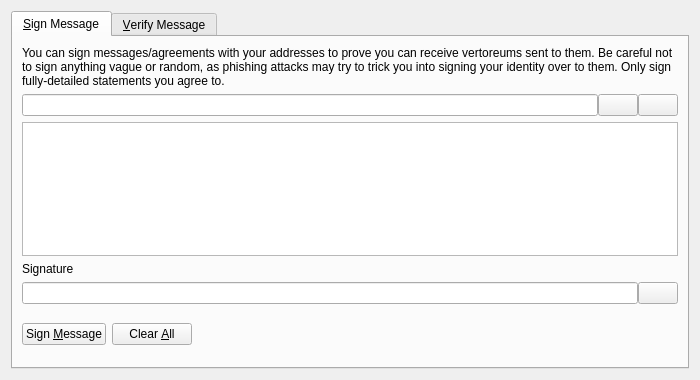
<?xml version="1.0" encoding="UTF-8"?>
<ui version="4.0">
 <class>SignVerifyMessageDialog</class>
 <widget class="QDialog" name="SignVerifyMessageDialog">
  <property name="geometry">
   <rect>
    <x>0</x>
    <y>0</y>
    <width>700</width>
    <height>380</height>
   </rect>
  </property>
  <property name="windowTitle">
   <string>Signatures - Sign / Verify a Message</string>
  </property>
  <property name="modal">
   <bool>true</bool>
  </property>
  <layout class="QVBoxLayout" name="verticalLayout">
   <item>
    <widget class="QTabWidget" name="tabWidget">
     <property name="currentIndex">
      <number>0</number>
     </property>
     <widget class="QWidget" name="tabSignMessage">
      <attribute name="title">
       <string>&amp;Sign Message</string>
      </attribute>
      <layout class="QVBoxLayout" name="verticalLayout_SM">
       <item>
        <widget class="QLabel" name="infoLabel_SM">
         <property name="text">
          <string>You can sign messages/agreements with your addresses to prove you can receive vertoreums sent to them. Be careful not to sign anything vague or random, as phishing attacks may try to trick you into signing your identity over to them. Only sign fully-detailed statements you agree to.</string>
         </property>
         <property name="textFormat">
          <enum>Qt::PlainText</enum>
         </property>
         <property name="wordWrap">
          <bool>true</bool>
         </property>
        </widget>
       </item>
       <item>
        <layout class="QHBoxLayout" name="horizontalLayout_1_SM">
         <property name="spacing">
          <number>0</number>
         </property>
         <item>
          <widget class="QValidatedLineEdit" name="addressIn_SM">
           <property name="toolTip">
            <string>The Vertoreum address to sign the message with</string>
           </property>
          </widget>
         </item>
         <item>
          <widget class="QPushButton" name="addressBookButton_SM">
           <property name="toolTip">
            <string>Choose previously used address</string>
           </property>
           <property name="text">
            <string/>
           </property>
           <property name="icon">
            <iconset resource="../bitcoin.qrc">
             <normaloff>:/icons/address-book</normaloff>:/icons/address-book</iconset>
           </property>
           <property name="shortcut">
            <string>Alt+A</string>
           </property>
           <property name="autoDefault">
            <bool>false</bool>
           </property>
          </widget>
         </item>
         <item>
          <widget class="QPushButton" name="pasteButton_SM">
           <property name="toolTip">
            <string>Paste address from clipboard</string>
           </property>
           <property name="text">
            <string/>
           </property>
           <property name="icon">
            <iconset resource="../bitcoin.qrc">
             <normaloff>:/icons/editpaste</normaloff>:/icons/editpaste</iconset>
           </property>
           <property name="shortcut">
            <string>Alt+P</string>
           </property>
           <property name="autoDefault">
            <bool>false</bool>
           </property>
          </widget>
         </item>
        </layout>
       </item>
       <item>
        <widget class="QPlainTextEdit" name="messageIn_SM">
         <property name="toolTip">
          <string>Enter the message you want to sign here</string>
         </property>
        </widget>
       </item>
       <item>
        <widget class="QLabel" name="signatureLabel_SM">
         <property name="text">
          <string>Signature</string>
         </property>
         <property name="textFormat">
          <enum>Qt::PlainText</enum>
         </property>
        </widget>
       </item>
       <item>
        <layout class="QHBoxLayout" name="horizontalLayout_2_SM">
         <property name="spacing">
          <number>0</number>
         </property>
         <item>
          <widget class="QLineEdit" name="signatureOut_SM">
           <property name="font">
            <font>
             <italic>true</italic>
            </font>
           </property>
           <property name="readOnly">
            <bool>true</bool>
           </property>
          </widget>
         </item>
         <item>
          <widget class="QPushButton" name="copySignatureButton_SM">
           <property name="toolTip">
            <string>Copy the current signature to the system clipboard</string>
           </property>
           <property name="text">
            <string/>
           </property>
           <property name="icon">
            <iconset resource="../bitcoin.qrc">
             <normaloff>:/icons/editcopy</normaloff>:/icons/editcopy</iconset>
           </property>
           <property name="autoDefault">
            <bool>false</bool>
           </property>
          </widget>
         </item>
        </layout>
       </item>
       <item>
        <layout class="QHBoxLayout" name="horizontalLayout_3_SM">
         <item>
          <widget class="QPushButton" name="signMessageButton_SM">
           <property name="toolTip">
            <string>Sign the message to prove you own this Vertoreum address</string>
           </property>
           <property name="text">
            <string>Sign &amp;Message</string>
           </property>
           <property name="icon">
            <iconset resource="../bitcoin.qrc">
             <normaloff>:/icons/edit</normaloff>:/icons/edit</iconset>
           </property>
           <property name="autoDefault">
            <bool>false</bool>
           </property>
          </widget>
         </item>
         <item>
          <widget class="QPushButton" name="clearButton_SM">
           <property name="toolTip">
            <string>Reset all sign message fields</string>
           </property>
           <property name="text">
            <string>Clear &amp;All</string>
           </property>
           <property name="icon">
            <iconset resource="../bitcoin.qrc">
             <normaloff>:/icons/remove</normaloff>:/icons/remove</iconset>
           </property>
           <property name="autoDefault">
            <bool>false</bool>
           </property>
          </widget>
         </item>
         <item>
          <spacer name="horizontalSpacer_1_SM">
           <property name="orientation">
            <enum>Qt::Horizontal</enum>
           </property>
           <property name="sizeHint" stdset="0">
            <size>
             <width>40</width>
             <height>48</height>
            </size>
           </property>
          </spacer>
         </item>
         <item>
          <widget class="QLabel" name="statusLabel_SM">
           <property name="font">
            <font>
             <weight>75</weight>
             <bold>true</bold>
            </font>
           </property>
           <property name="text">
            <string/>
           </property>
           <property name="wordWrap">
            <bool>true</bool>
           </property>
          </widget>
         </item>
         <item>
          <spacer name="horizontalSpacer_2_SM">
           <property name="orientation">
            <enum>Qt::Horizontal</enum>
           </property>
           <property name="sizeHint" stdset="0">
            <size>
             <width>40</width>
             <height>48</height>
            </size>
           </property>
          </spacer>
         </item>
        </layout>
       </item>
      </layout>
     </widget>
     <widget class="QWidget" name="tabVerifyMessage">
      <attribute name="title">
       <string>&amp;Verify Message</string>
      </attribute>
      <layout class="QVBoxLayout" name="verticalLayout_VM">
       <item>
        <widget class="QLabel" name="infoLabel_VM">
         <property name="text">
          <string>Enter the receiver's address, message (ensure you copy line breaks, spaces, tabs, etc. exactly) and signature below to verify the message. Be careful not to read more into the signature than what is in the signed message itself, to avoid being tricked by a man-in-the-middle attack. Note that this only proves the signing party receives with the address, it cannot prove sendership of any transaction!</string>
         </property>
         <property name="textFormat">
          <enum>Qt::PlainText</enum>
         </property>
         <property name="alignment">
          <set>Qt::AlignLeading|Qt::AlignLeft|Qt::AlignTop</set>
         </property>
         <property name="wordWrap">
          <bool>true</bool>
         </property>
        </widget>
       </item>
       <item>
        <layout class="QHBoxLayout" name="horizontalLayout_1_VM">
         <property name="spacing">
          <number>0</number>
         </property>
         <item>
          <widget class="QValidatedLineEdit" name="addressIn_VM">
           <property name="toolTip">
            <string>The Vertoreum address the message was signed with</string>
           </property>
          </widget>
         </item>
         <item>
          <widget class="QPushButton" name="addressBookButton_VM">
           <property name="toolTip">
            <string>Choose previously used address</string>
           </property>
           <property name="text">
            <string/>
           </property>
           <property name="icon">
            <iconset resource="../bitcoin.qrc">
             <normaloff>:/icons/address-book</normaloff>:/icons/address-book</iconset>
           </property>
           <property name="shortcut">
            <string>Alt+A</string>
           </property>
           <property name="autoDefault">
            <bool>false</bool>
           </property>
          </widget>
         </item>
        </layout>
       </item>
       <item>
        <widget class="QPlainTextEdit" name="messageIn_VM"/>
       </item>
       <item>
        <widget class="QValidatedLineEdit" name="signatureIn_VM"/>
       </item>
       <item>
        <layout class="QHBoxLayout" name="horizontalLayout_2_VM">
         <item>
          <widget class="QPushButton" name="verifyMessageButton_VM">
           <property name="toolTip">
            <string>Verify the message to ensure it was signed with the specified Vertoreum address</string>
           </property>
           <property name="text">
            <string>Verify &amp;Message</string>
           </property>
           <property name="icon">
            <iconset resource="../bitcoin.qrc">
             <normaloff>:/icons/transaction_0</normaloff>:/icons/transaction_0</iconset>
           </property>
           <property name="autoDefault">
            <bool>false</bool>
           </property>
          </widget>
         </item>
         <item>
          <widget class="QPushButton" name="clearButton_VM">
           <property name="toolTip">
            <string>Reset all verify message fields</string>
           </property>
           <property name="text">
            <string>Clear &amp;All</string>
           </property>
           <property name="icon">
            <iconset resource="../bitcoin.qrc">
             <normaloff>:/icons/remove</normaloff>:/icons/remove</iconset>
           </property>
           <property name="autoDefault">
            <bool>false</bool>
           </property>
          </widget>
         </item>
         <item>
          <spacer name="horizontalSpacer_1_VM">
           <property name="orientation">
            <enum>Qt::Horizontal</enum>
           </property>
           <property name="sizeHint" stdset="0">
            <size>
             <width>40</width>
             <height>48</height>
            </size>
           </property>
          </spacer>
         </item>
         <item>
          <widget class="QLabel" name="statusLabel_VM">
           <property name="font">
            <font>
             <weight>75</weight>
             <bold>true</bold>
            </font>
           </property>
           <property name="text">
            <string/>
           </property>
           <property name="wordWrap">
            <bool>true</bool>
           </property>
          </widget>
         </item>
         <item>
          <spacer name="horizontalSpacer_2_VM">
           <property name="orientation">
            <enum>Qt::Horizontal</enum>
           </property>
           <property name="sizeHint" stdset="0">
            <size>
             <width>40</width>
             <height>48</height>
            </size>
           </property>
          </spacer>
         </item>
        </layout>
       </item>
      </layout>
     </widget>
    </widget>
   </item>
  </layout>
 </widget>
 <customwidgets>
  <customwidget>
   <class>QValidatedLineEdit</class>
   <extends>QLineEdit</extends>
   <header>qvalidatedlineedit.h</header>
  </customwidget>
 </customwidgets>
 <resources>
  <include location="../bitcoin.qrc"/>
 </resources>
 <connections/>
</ui>
